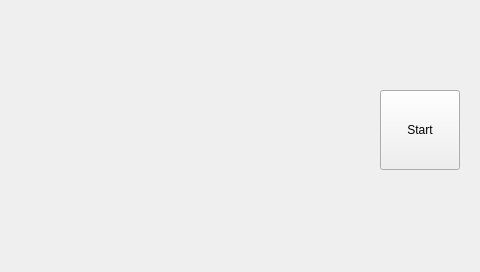
<?xml version="1.0" encoding="UTF-8"?>
<ui version="4.0">
 <class>Widget</class>
 <widget class="QWidget" name="Widget">
  <property name="geometry">
   <rect>
    <x>0</x>
    <y>0</y>
    <width>480</width>
    <height>272</height>
   </rect>
  </property>
  <property name="windowTitle">
   <string>Widget</string>
  </property>
  <widget class="QPushButton" name="oneButton">
   <property name="geometry">
    <rect>
     <x>380</x>
     <y>90</y>
     <width>80</width>
     <height>80</height>
    </rect>
   </property>
   <property name="text">
    <string>Start</string>
   </property>
  </widget>
 </widget>
 <layoutdefault spacing="6" margin="11"/>
 <resources/>
 <connections/>
</ui>
